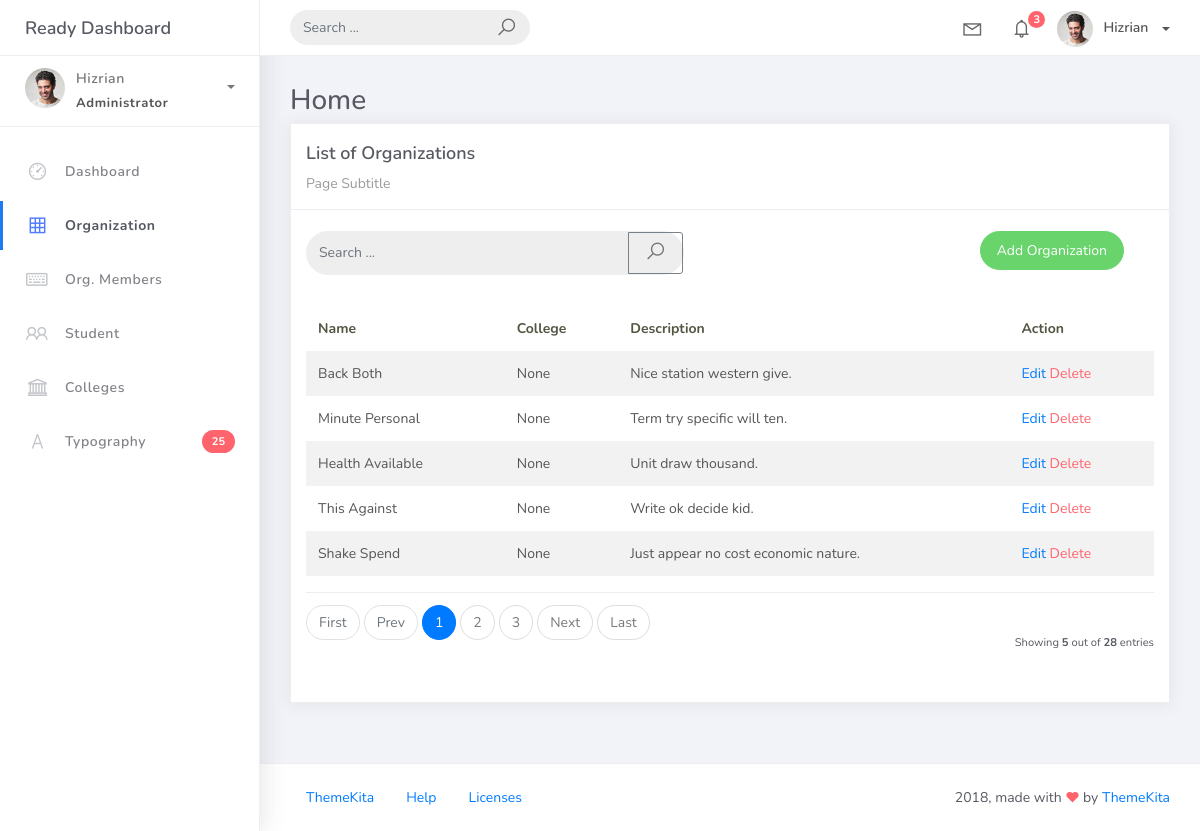
The page /organization_list/ on the database its author committed.
### studentorg/models.py (models this page shows, shortened)
class BaseModel(models.Model):
    created_at = models.DateTimeField(auto_now_add=True, db_index=True)
    updated_at = models.DateTimeField(auto_now=True)
    class Meta:
        abstract = True

class Organization(BaseModel):
    name = models.CharField(max_length=250)
    college = models.ForeignKey(College, on_delete=models.CASCADE, null=True, blank=True)
    description = models.CharField(max_length=500)

### studentorg/views.py (the view)
# urls.py: path('organization_list/', OrganizationList.as_view(), name='organization-list'),
class OrganizationList(ListView):
    model = Organization
    context_object_name = 'organization' # This will pass the list of organizations as 'organization' to org_list.html
    template_name = 'org_list.html'
    paginate_by = 5
    def get_queryset(self, *args, **kwargs):
        qs = super().get_queryset(*args, **kwargs)
        query = self.request.GET.get('q')
        if query:
            return qs.filter(
                Q(name__icontains=query) |
                Q(description__icontains=query) |
                Q(college__college_name__icontains=query) # Assuming you want to search by college name
            )
        return qs

### templates/org_list.html
{% extends 'base.html' %} {% load static %} {% block content %}
<div class="content">
<div class="container-fluid">
<h4>Home</h4>
<div class="row">
<div class="col-md-12">
<div class="card">
<div class="card-header">
<div class="card-title">List of Organizations</div>
<div class="card-category">Page Subtitle</div>
</div>
<br/>
<div class="col-md-12 row">
<div class="col-md-6">
<form class="navbar-left navbar-form nav-search mr-md-3" action="">
<div class="input-group">
<input type="text" name="q" placeholder="Search ..." class="form-control" />
<div class="input-group-append">
<button class="btn btn-outline-secondary" type="submit" aria-label="Search">
  <i class="la la-search search-icon"></i>
</button>
</div>
</div>
</form>
</div>
<div class="col-md-6">
<div class="pull-right">
<a href="{% url 'organization-add' %}" class="btn btn-success btn-rounded">Add Organization</a>
</div>
</div>
</div>
<div class="card-body">
<table class="table table-striped mt-3">
<thead>
<tr>
<th scope="col">Name</th>
<th scope="col">College</th>
<th scope="col">Description</th>
<th scope="col">Action</th>
</tr>
</thead>
<tbody>
{% for object in object_list %}
<tr>
<td>{{ object.name }}</td>
<td>{{ object.college }}</td>
<td>{{ object.description }}</td>
<td>
  <a href="{% url 'organization-update' pk=object.id %}">Edit</a>
  <a href="{% url 'organization-delete' pk=object.id %}" class="text-danger">Delete</a>
</td>
</tr>
{% empty %}
<td colspan="4" style="text-align: center">
<p class="text-sm font-weight-bold mb-0">No Records Found</p>
</td>
</tr>
{% endfor %}
</tbody>
</table>
{% include 'includes/pagination.html' %}
</div>
</div>
</div>
</div>
</div>
</div>
{% endblock %}

### rows shown on the page
Organization: name "Back Both", college "None", description "Nice station western give."
Organization: name "Minute Personal", college "None", description "Term try specific will ten."
Organization: name "Health Available", college "None", description "Unit draw thousand."
Organization: name "This Against", college "None", description "Write ok decide kid."
Organization: name "Shake Spend", college "None", description "Just appear no cost economic nature."

### other values the page prints
{{ page_num }} "1"
{{ page_num }} "2" "3"
{{ object_list.count }} "5"
{{ paginator.count }} "28"
